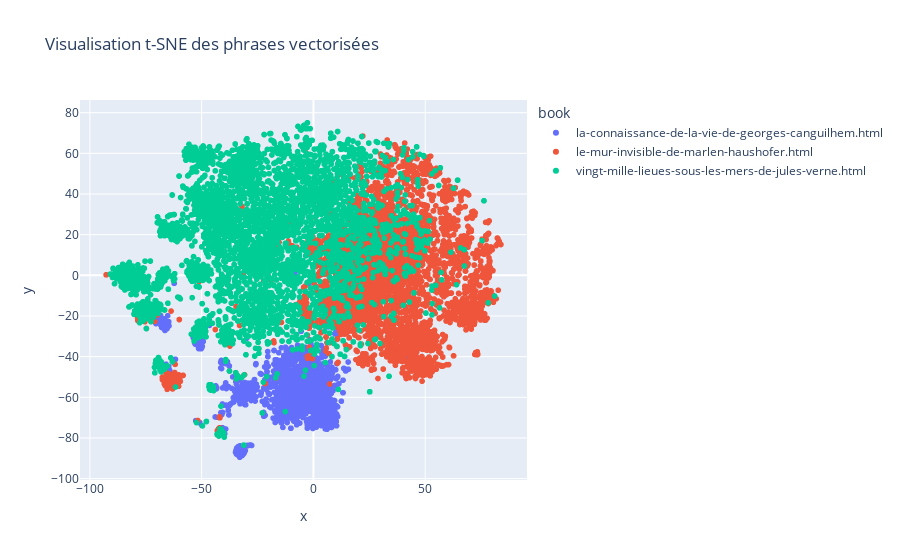

The notebook cell saved with this chart:
### Code cell
# Plot interactif
fig = px.scatter(
    df,
    x="x",
    y="y",
    color="book",
    hover_data={"phrase": True, "page": True},
    title="Visualisation t-SNE des phrases vectorisées"
)

fig.show()

### Figure 1 — Plotly figure (JSON) as saved in the notebook; plotly's stock layout.template omitted (floating-point values rounded to 4 significant figures; data arrays with more than 128 entries replaced by an {"elided": "..."} marker saying what was removed)
{"data": [{"customdata": {"elided": "1564x2 str values"}, "hovertemplate": "book=la-connaissance-de-la-vie-de-georges-canguilhem.html<br>x=%{x}<br>y=%{y}<br>phrase=%{customdata[0]}<br>page=%{customdata[1]}<extra></extra>", "legendgroup": "la-connaissance-de-la-vie-de-georges-canguilhem.html", "marker": {"color": "#636efa", "symbol": "circle"}, "mode": "markers", "name": "la-connaissance-de-la-vie-de-georges-canguilhem.html", "showlegend": true, "type": "scattergl", "x": {"elided": "1564 float values"}, "xaxis": "x", "y": {"elided": "1564 float values"}, "yaxis": "y"}, {"customdata": {"elided": "4245x2 str values"}, "hovertemplate": "book=le-mur-invisible-de-marlen-haushofer.html<br>x=%{x}<br>y=%{y}<br>phrase=%{customdata[0]}<br>page=%{customdata[1]}<extra></extra>", "legendgroup": "le-mur-invisible-de-marlen-haushofer.html", "marker": {"color": "#EF553B", "symbol": "circle"}, "mode": "markers", "name": "le-mur-invisible-de-marlen-haushofer.html", "showlegend": true, "type": "scattergl", "x": {"elided": "4245 float values"}, "xaxis": "x", "y": {"elided": "4245 float values"}, "yaxis": "y"}, {"customdata": {"elided": "5510x2 str values"}, "hovertemplate": "book=vingt-mille-lieues-sous-les-mers-de-jules-verne.html<br>x=%{x}<br>y=%{y}<br>phrase=%{customdata[0]}<br>page=%{customdata[1]}<extra></extra>", "legendgroup": "vingt-mille-lieues-sous-les-mers-de-jules-verne.html", "marker": {"color": "#00cc96", "symbol": "circle"}, "mode": "markers", "name": "vingt-mille-lieues-sous-les-mers-de-jules-verne.html", "showlegend": true, "type": "scattergl", "x": {"elided": "5510 float values"}, "xaxis": "x", "y": {"elided": "5510 float values"}, "yaxis": "y"}], "layout": {"legend": {"title": {"text": "book"}, "tracegroupgap": 0}, "title": {"text": "Visualisation t-SNE des phrases vectorisées"}, "xaxis": {"anchor": "y", "domain": [0, 1], "title": {"text": "x"}}, "yaxis": {"anchor": "x", "domain": [0, 1], "title": {"text": "y"}}}}
